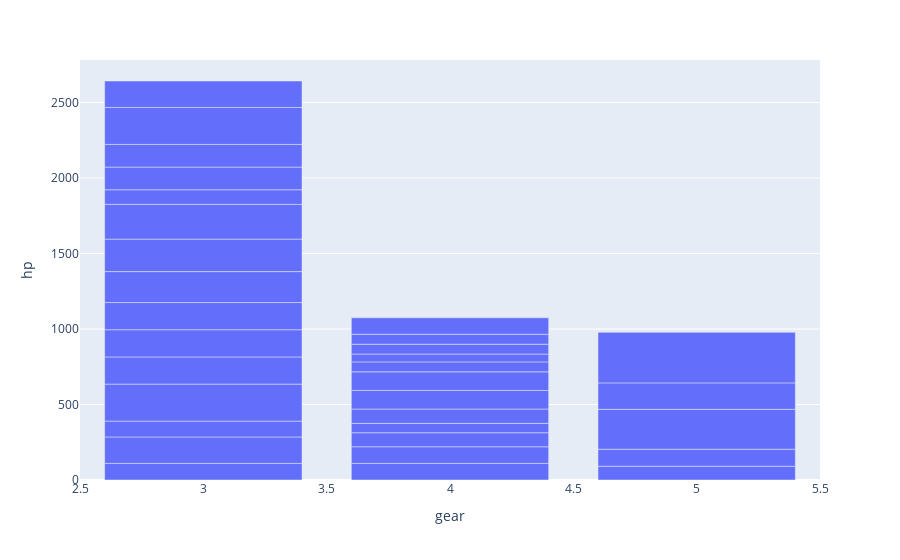

Notebook code cell kept with this figure:
### Code cell
f = px.bar(data_frame=df1, x='gear', y='hp')
f.show()

### Figure 1 — Plotly figure (JSON) as saved in the notebook; plotly's stock layout.template omitted (floating-point values rounded to 4 significant figures)
{"data": [{"alignmentgroup": "True", "hovertemplate": "gear=%{x}<br>hp=%{y}<extra></extra>", "legendgroup": "", "marker": {"color": "#636efa"}, "name": "", "offsetgroup": "", "orientation": "v", "showlegend": false, "textposition": "auto", "type": "bar", "x": [4, 4, 4, 3, 3, 3, 3, 4, 4, 4, 4, 3, 3, 3, 3, 3, 3, 4, 4, 4, 3, 3, 3, 3, 3, 4, 5, 5, 5, 5, 5, 4], "xaxis": "x", "y": [110, 110, 93, 110, 175, 105, 245, 62, 95, 123, 123, 180, 180, 180, 205, 215, 230, 66, 52, 65, 97, 150, 150, 245, 175, 66, 91, 113, 264, 175, 335, 109], "yaxis": "y"}], "layout": {"barmode": "relative", "legend": {"tracegroupgap": 0}, "margin": {"t": 60}, "xaxis": {"anchor": "y", "domain": [0, 1], "title": {"text": "gear"}}, "yaxis": {"anchor": "x", "domain": [0, 1], "title": {"text": "hp"}}}}
